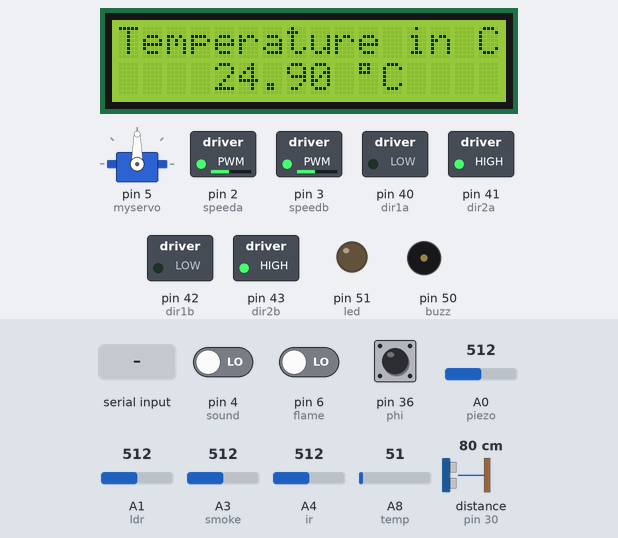
Recording of a sketch running on a simulated Arduino Mega 2560, built with avr-gcc and run on an emulated ATmega2560. Shown: 16×2 character LCD, servo, switched loads named in the sketch (green lamp = pin HIGH), output pins drawn as LEDs (lit = HIGH), buzzer (waves = sounding, pin HIGH). Dashed ring = blinking. The test bench sets the inputs (shaded band); at power-on: A8 (temp) = 51, distance to the obstacle (sensor on pin 30) 80 cm, pin 4 (sound) LOW, pin 6 (flame) LOW, pin 36 (phi) HIGH, A0 (piezo) = 512, A1 (ldr) = 512, A3 (smoke) = 512, A4 (ir) = 512. The echo pulse lasts 58.3 µs per cm; what the sketch prints to the serial monitor is not drawn.

Above: at 1.2 s.
1.3 s: A8 (temp) set to 163
At 2.3 s:
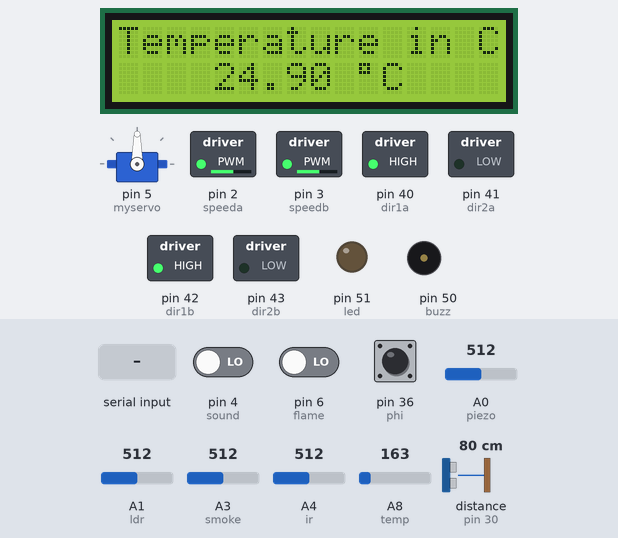
6.5 s: "H" received over Serial
18.9 s: byte 85 ('U') received over Serial
At 22.0 s:
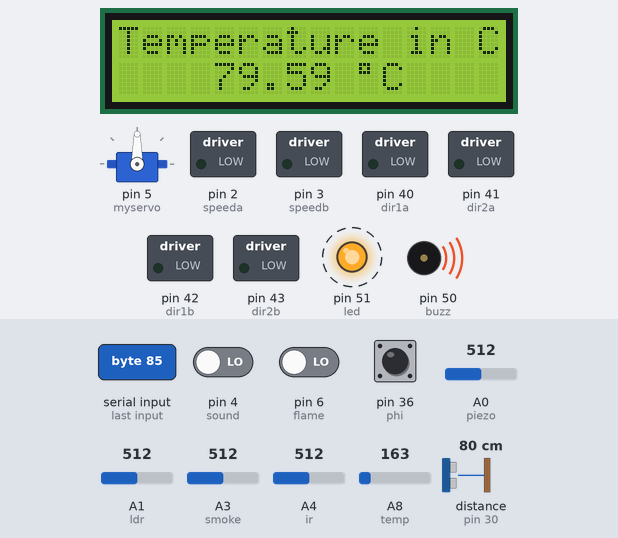
28.4 s: distance to the obstacle (sensor on pin 30) set to 22 cm
29.9 s: distance to the obstacle (sensor on pin 30) set to 17 cm
At 31.1 s:
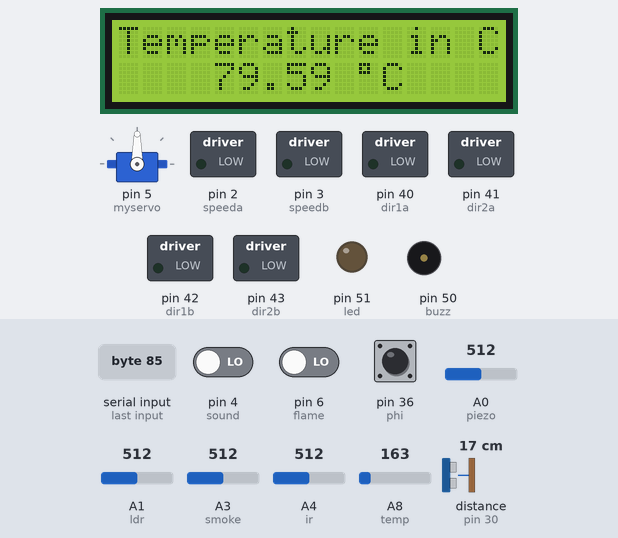
31.4 s: distance to the obstacle (sensor on pin 30) set to 11 cm
32.9 s: distance to the obstacle (sensor on pin 30) set to 8 cm
At 33.2 s:
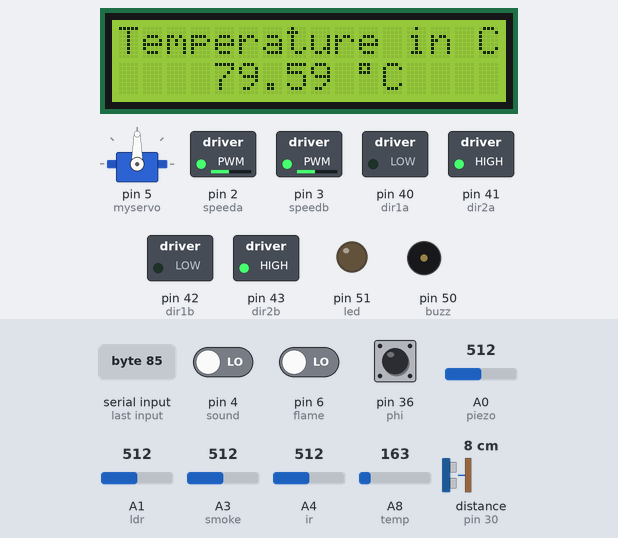
Timing chart, 0 to 35.4 s (numbered marks = the images above; inputs shaded):
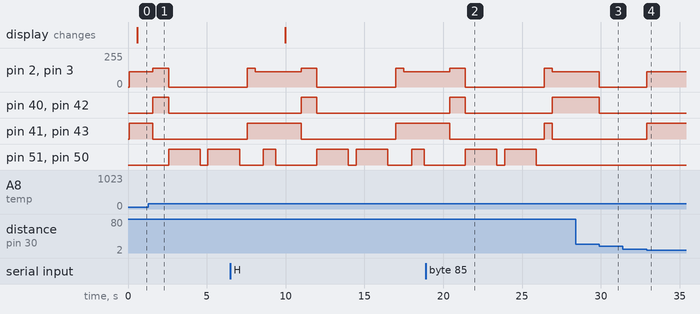

The sketch:

my_car.ino
```cpp
int dir1a = 40; // direction for motor A (pin 1) blue
int speedb = 3;  // black
int dir2a = 41; // direction for motor A (pin 2) purple
int speeda = 2;  //green
int dir1b = 42; // direction for motor B (pin 3) grey
int dir2b = 43; // direction for motor B (pin 4) white
char val;
int sped;

//============================================================================
#include<LiquidCrystal.h>
#include <Servo.h>
#include <NewPing.h> //sonar.ping() / US_ROUNDTRIP_CM
LiquidCrystal lcd(7,8,9,10,11,12);
int curDist=0;
Servo myservo;
int piezo = A0;
int echo=30;
int trig=31;
int ldr=A1;
int smoke=A3;
int temp=A8;
int sound=4;
int ir=A4;
int right_line=24;
int left_line=A15;
int flame=6;
int phi=36;
int buzz = 50;
int led = 51;
int servo=5;
NewPing sonar(trig, echo,300 );


//========= setup ===================================================================

void setup ()
{
  Serial.begin(9600);
  lcd.begin(16,2);
  myservo.attach(5);
  pinMode(dir1a, OUTPUT);
  pinMode(dir2a, OUTPUT);
  pinMode(dir1b, OUTPUT);
  pinMode(dir2b, OUTPUT);
  pinMode(speeda, OUTPUT);
  pinMode(speedb, OUTPUT);
  pinMode(trig, OUTPUT);
  pinMode(echo,INPUT);
  pinMode(left_line,INPUT);
  pinMode(phi,INPUT);
  pinMode(led,OUTPUT);
  pinMode(buzz,OUTPUT);
  pinMode(temp,INPUT);
  pinMode(sound,INPUT);
  pinMode(flame,INPUT);

}
//============= main==================================================================

void loop()
{

 myservo.write(90);
  curDist = distance();
  if (curDist < 30&&curDist!=0)
    stope();
    back(4);
    delay(500);


//==================== temp =================================================

 float temp_reading=analogRead(temp);
 float tempC=((temp_reading*5.0)/1024.0)*100;
 if(tempC>60)
  {
     digitalWrite(buzz, HIGH);
     digitalWrite(led, HIGH);
     delay(800);
     digitalWrite(buzz, LOW);
     digitalWrite(led, LOW);
     delay(600);
  }
 lcd.clear();
 lcd.setCursor(0,0);
 lcd.print("Temperature in C :");
 lcd.setCursor(4,1);
 lcd.print(tempC);  lcd.print(" ");  lcd.print((char)223);  lcd.print("C");
 delay(1000);


 //================= smoke awy =================================
 int smk=analogRead(smoke);
 if (smk >= 460)
 {
  forward(5);
  delay(1000);
  stope();
 }


 //================= LDR =========================================
 int LDR=analogRead(ldr);
 if(LDR <= 500)
 digitalWrite(led,HIGH);
 else
 digitalWrite(led,LOW);

//================= flame =========================================

int fire = digitalRead(flame);
if(fire == 1)
{
      digitalWrite(buzz,HIGH);
      digitalWrite(led,HIGH);
      delay(1000);
      digitalWrite(buzz,LOW);
      digitalWrite(led,LOW);
      delay(200);

  }

//================= sound =========================================
int snd = digitalRead(sound);
if(snd == 1)
{
  left(9);
  delay(2000);
  right(9);
  delay(2000);
  stope();
  }

//================= vibiration ====================================

  int piz=analogRead (piezo);
  if (piz >=190)
  {
    stope();
    for (int i=0;i<2;i++)
    {
      digitalWrite(buzz,HIGH);
      digitalWrite(led,HIGH);
      delay(2000);
      digitalWrite(buzz,LOW);
      digitalWrite(led,LOW);
      delay(500);
    }
    piz=0;
  }

//================ infrared =================================================

  if(analogRead(ir) >= 500)
  {
    back(5);
    delay(500);
    stope();
  }

//================= phi ===================================================

  if(!digitalRead(phi))
  {
    stope ();
    for(int i=0;i<5&&!digitalRead(phi);i++)
    {
      digitalWrite(led,HIGH);
      digitalWrite(buzz,HIGH);
      delay(200);
      digitalWrite(buzz,LOW);
      digitalWrite(led,LOW);
      delay(200);
    }
    digitalWrite(buzz,LOW);
    digitalWrite(led,LOW);
    delay(10);
  }

//================ loop ============================================

  if(Serial.available()&&digitalRead(phi))
  {
     val=Serial.read();
     Serial.println(val);
     if (val>=48&&val<=57)
     sped=(int)val - 48;

     if (val=='F')
     forward(sped);
     else if (val=='I')
     forward_right(sped);
     else if (val=='G')
     forward_left(sped);
     else if (val=='B')
     back(sped);
     else if (val=='J')
     back_right(sped);
     else if (val=='H')
     back_left(sped);
     else if (val=='R')
     right(sped);
     else if (val=='L')
     left(sped);
     else if (val=='S')
     stope();
     else if (val=='V')
     ultrasonic();
     else if (val=='X')
     line();
     else if (val=='U')
     ultrasonic_2();

  }
}
//============== functions ==========================================================


//================= line follower ====================================================
void line()
{
  while(1)
  {
    if(!(digitalRead(right_line))&&!(analogRead(left_line)<400))
    forward(5);
    else if(!(digitalRead(right_line))&&(analogRead(left_line)<400))
        right(9);
    else if((digitalRead(right_line))&&(analogRead(left_line)>400))
        left(9);
    if(Serial.read()=='x')
    break;
  }
}


//============= distance ===================================================

int distance()
{
  unsigned int uS = sonar.ping();
  int cm = uS/US_ROUNDTRIP_CM;
  return cm;
}
//============ ulreasonic 1 ==================================================
void ultrasonic ()
{
  while (1)
  {
  curDist = distance();
  if (curDist < 40 && curDist>2)
  {
    stope();
    myservo.write(30);
    delay(500);
    int rightDistance = distance();
    delay(500);
    myservo.write(150);
    delay(500);
    int leftDistance = distance();
    delay(500);
    myservo.write(90);
    if (leftDistance>=rightDistance||rightDistance<2)
    {
        left(9);
        delay(500);
        stope();
    }
    else if (rightDistance>leftDistance||rightDistance<2)
    {
        right(9);
        delay(500);
        stope();
    }
  }
  else
  forward(3);
  if(Serial.read()=='v')
   {
    break;
   }
  }
}

//=============ultrasonic 2 ==========================================
void ultrasonic_2 ()
{
  while(1)
  {
    curDist = distance();
    if (curDist<20&&curDist>10)
      stope();
    else if(curDist>20)
    forward(4);
    else if (curDist<10)
    back(4);
    if(Serial.read()=='u')
      break;
  }
}


//======================= direction ===========================================================

void forward (int x)
{
  int y=map(x,0,9,0,255);
  digitalWrite (dir1a,HIGH);
  digitalWrite (dir2a,LOW);
  digitalWrite (dir1b,HIGH);
  digitalWrite (dir2b,LOW);
  analogWrite (speeda,y);
  analogWrite (speedb,y);
}

void back(int x)
{
  int y=map(x,0,9,0,255);
  digitalWrite (dir1a,LOW);
  digitalWrite (dir2a,HIGH);
  digitalWrite (dir1b,LOW);
  digitalWrite (dir2b,HIGH);
  analogWrite (speeda,y);
  analogWrite (speedb,y);
}

void right (int x)
{
  int y=map(x,0,9,0,255);
  digitalWrite (dir1a,HIGH);
  digitalWrite (dir2a,LOW);
  digitalWrite (dir1b,LOW);
  digitalWrite (dir2b,HIGH);
  analogWrite (speeda,y);
  analogWrite (speedb,y);
}
void left (int x)
{
  int y=map(x,0,9,0,255);
  digitalWrite (dir1a,LOW);
  digitalWrite (dir2a,HIGH);
  digitalWrite (dir1b,HIGH);
  digitalWrite (dir2b,LOW);
  analogWrite (speeda,y);
  analogWrite (speedb,y);
}
void stope ()
{
  digitalWrite (dir1a,LOW);
  digitalWrite (dir2a,LOW);
  digitalWrite (dir1b,LOW);
  digitalWrite (dir2b,LOW);
  analogWrite (speeda,0);
  analogWrite (speedb,0);
}

void forward_right (int x)
{
  int y=map(x,0,9,0,255);
  digitalWrite (dir1a,HIGH);
  digitalWrite (dir2a,LOW);
  digitalWrite (dir1b,HIGH);
  digitalWrite (dir2b,LOW);
  analogWrite (speeda,y);
  analogWrite (speedb,0);
}
void forward_left (int x)
{
  int y=map(x,0,9,0,255);
  digitalWrite (dir1a,HIGH);
  digitalWrite (dir2a,LOW);
  digitalWrite (dir1b,HIGH);
  digitalWrite (dir2b,LOW);
  analogWrite (speeda,0);
  analogWrite (speedb,y);
}

void back_left (int x)
{
  int y=map(x,0,9,0,255);
  digitalWrite (dir1a,LOW);
  digitalWrite (dir2a,HIGH);
  digitalWrite (dir1b,LOW);
  digitalWrite (dir2b,HIGH);
  analogWrite (speeda,0);
  analogWrite (speedb,y);
}


void back_right (int x)
{
  int y=map(x,0,9,0,255);
  digitalWrite (dir1a,LOW);
  digitalWrite (dir2a,HIGH);
  digitalWrite (dir1b,LOW);
  digitalWrite (dir2b,HIGH);
  analogWrite (speeda,y);
  analogWrite (speedb,0);
}
```

Measured:
- the behaviour switches between 20 and 19 cm on distance to the obstacle (sensor on pin 30) (found by bisection; images 2 and 3)
- the behaviour switches between 10 and 9 cm on distance to the obstacle (sensor on pin 30) (found by bisection; images 3 and 4)
- after the input at 18.9 s, pin 51 (led), pin 50 (buzz): goes on until 25.9 s, then stays LOW
- after the input at 28.4 s, every drawn part: stays the same
- after the input at 29.9 s, pin 2 (speeda), pin 3 (speedb): 113/255 → 0/255 at once; pin 40 (dir1a), pin 42 (dir1b): HIGH → LOW at once
- after the input at 31.4 s, every drawn part: stays the same
- after the input at 32.9 s, pin 2 (speeda), pin 3 (speedb): 0/255 → 113/255 at once; pin 41 (dir2a), pin 43 (dir2b): LOW → HIGH at once
